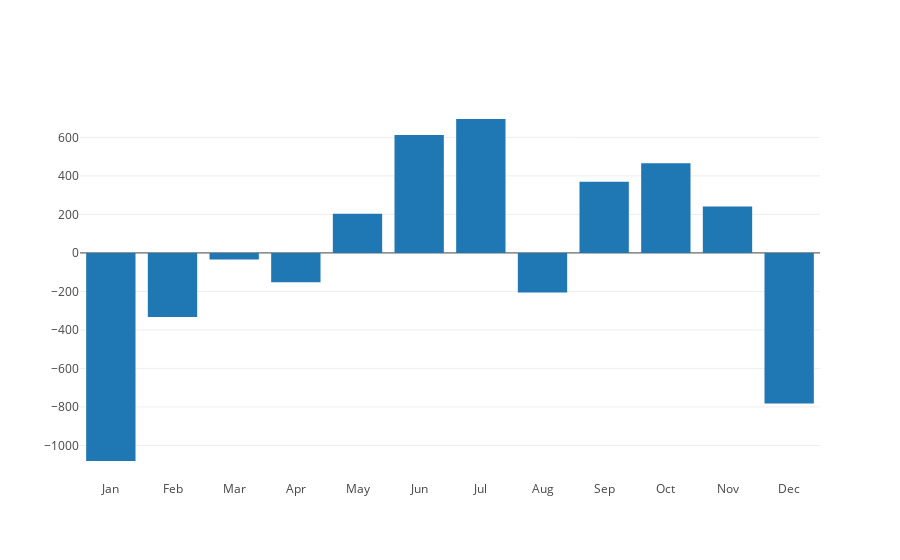

Notebook cell for this chart:
### Code cell
months = ['Jan', 'Feb', 'Mar', 'Apr', 'May', 'Jun', 'Jul', 'Aug', 'Sep', 'Oct', 'Nov', 'Dec']
forecast['month'] = forecast.ds.apply(lambda x: months[x.month-1])
yearly_trend = forecast.groupby('month')['yearly'].mean().reindex(months)
plot_data = go.Bar(x=yearly_trend.index.values, y=yearly_trend.values)
plotly.offline.iplot([plot_data])

### Figure 1 — Plotly figure (JSON) as saved in the notebook; plotly's stock layout.template omitted (floating-point values rounded to 4 significant figures)
{"data": [{"type": "bar", "x": ["Jan", "Feb", "Mar", "Apr", "May", "Jun", "Jul", "Aug", "Sep", "Oct", "Nov", "Dec"], "y": [-1081.0, -333.3, -33.81, -153.1, 202.9, 613.1, 695.6, -205.7, 369.0, 465.6, 240.9, -782.0]}], "layout": {}}
